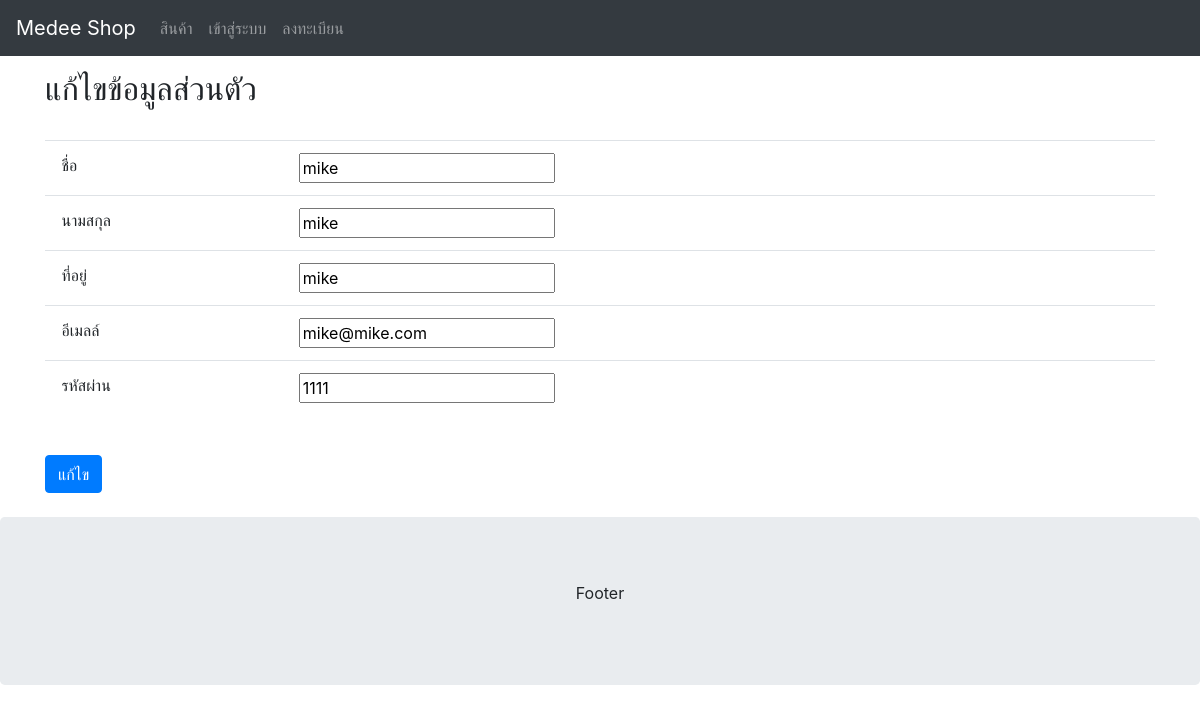
The page /profile.php?cus_id=1 on the database its author committed.
### tables this page shows
CREATE TABLE `Customer` (
  `cus_id` int(10) NOT NULL,
  `cus_email` varchar(20) DEFAULT NULL,
  `cus_password` varchar(20) DEFAULT NULL,
  `cus_fname` varchar(20) DEFAULT NULL,
  `cus_lname` varchar(20) DEFAULT NULL,
  `cus_address` text,
  `cus_tel` text,
  `status` varchar(10) DEFAULT NULL COMMENT 'สถานะ'
);

### profile.php (the view, shortened to what this page needs)
<?PHP
include ('conn/connect.php');
isset($_REQUEST['cus_id']) ? $cus_id = $_REQUEST['cus_id'] : $cus_id = $_SESSION['UserID'];
$strSQL = "SELECT * FROM Customer WHERE cus_id = '".$cus_id."' ";
$objQuery = mysqli_query($conn,$strSQL);
$objResult = mysqli_fetch_array($objQuery,MYSQLI_ASSOC);
?>
<!DOCTYPE html>
<html>
<head>
  <?PHP include ('header/header.php')?>
</head>
<body>
  <?PHP include ('menu.php') ?>
  <div class="container" style="margin-top:70px">
    <h2>แก้ไขข้อมูลส่วนตัว</h2>
    <form name="edit-profile" method="post" action="backend/save_profile.php">
      <br>
      <table class="table">
        <tbody>
          <tr>
            <td>&nbsp;ชื่อ</td>
            <td>
              <input name="fname" type="text" id="fname" value="<?php echo $objResult['cus_fname'];?>">
            </td>
          </tr>
          <tr>
            <td>&nbsp;นามสกุล</td>
            <td>
              <input name="lname" type="text" id="lname" value="<?php echo $objResult['cus_lname'];?>">
            </td>
          </tr>
          <tr>
            <td>&nbsp;ที่อยู่</td>
            <td>
              <input name="address" type="text" id="address" value="<?php echo $objResult['cus_address'];?>">
            </td>
          </tr>
          <tr>
            <td>&nbsp;อีเมลล์</td>
            <td>
              <input name="email" type="email" id="email" value="<?php echo $objResult['cus_email'];?>">
            </td>
          </tr>
          <tr>
            <td> &nbsp;รหัสผ่าน</td>
            <td>
              <input name="password" type="text" id="password" value="<?php echo $objResult['cus_password'];?>">
            </td>
          </tr>
        </tbody>
      </table>
      <br>
      <input class="btn btn-primary" type="submit" name="Submit" value="แก้ไข">
    </form>
  </div>
  <br>
  <?PHP
include ('footer/footer.php');
?>
</body>
</html>

### rows shown on the page
customer: fname "mike", lname "mike", address "mike", email "mike@mike.com", password "1111"
